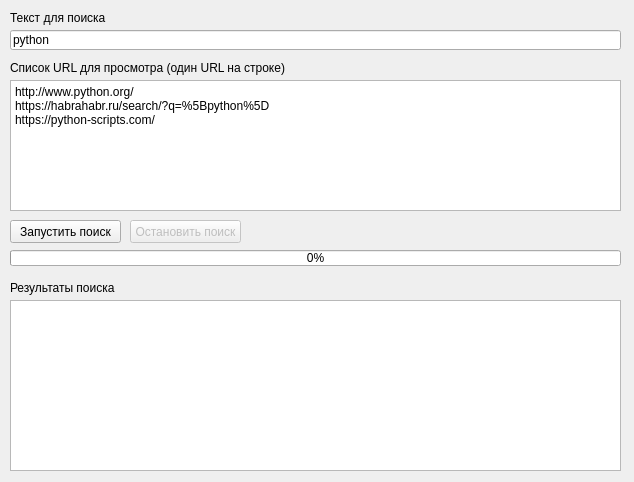
<?xml version="1.0" encoding="UTF-8"?>
<ui version="4.0">
 <class>FinderForm</class>
 <widget class="QWidget" name="FinderForm">
  <property name="geometry">
   <rect>
    <x>0</x>
    <y>0</y>
    <width>634</width>
    <height>482</height>
   </rect>
  </property>
  <property name="windowTitle">
   <string>Поисковик</string>
  </property>
  <widget class="QPushButton" name="pushButton">
   <property name="geometry">
    <rect>
     <x>10</x>
     <y>220</y>
     <width>111</width>
     <height>23</height>
    </rect>
   </property>
   <property name="text">
    <string>Запустить поиск</string>
   </property>
  </widget>
  <widget class="QPushButton" name="pushButton_2">
   <property name="enabled">
    <bool>false</bool>
   </property>
   <property name="geometry">
    <rect>
     <x>130</x>
     <y>220</y>
     <width>111</width>
     <height>23</height>
    </rect>
   </property>
   <property name="text">
    <string>Остановить поиск</string>
   </property>
  </widget>
  <widget class="QLineEdit" name="lineEdit">
   <property name="geometry">
    <rect>
     <x>10</x>
     <y>30</y>
     <width>611</width>
     <height>20</height>
    </rect>
   </property>
   <property name="text">
    <string>python</string>
   </property>
  </widget>
  <widget class="QLabel" name="label">
   <property name="geometry">
    <rect>
     <x>10</x>
     <y>10</y>
     <width>111</width>
     <height>16</height>
    </rect>
   </property>
   <property name="text">
    <string>Текст для поиска</string>
   </property>
  </widget>
  <widget class="QLabel" name="label_2">
   <property name="geometry">
    <rect>
     <x>10</x>
     <y>60</y>
     <width>281</width>
     <height>16</height>
    </rect>
   </property>
   <property name="text">
    <string>Список URL для просмотра (один URL на строке)</string>
   </property>
  </widget>
  <widget class="QLabel" name="label_3">
   <property name="geometry">
    <rect>
     <x>10</x>
     <y>280</y>
     <width>281</width>
     <height>16</height>
    </rect>
   </property>
   <property name="text">
    <string>Результаты поиска</string>
   </property>
  </widget>
  <widget class="QProgressBar" name="progressBar">
   <property name="geometry">
    <rect>
     <x>10</x>
     <y>250</y>
     <width>611</width>
     <height>16</height>
    </rect>
   </property>
   <property name="value">
    <number>0</number>
   </property>
  </widget>
  <widget class="QPlainTextEdit" name="plainTextEdit">
   <property name="geometry">
    <rect>
     <x>10</x>
     <y>300</y>
     <width>611</width>
     <height>171</height>
    </rect>
   </property>
  </widget>
  <widget class="QPlainTextEdit" name="plainTextEdit_2">
   <property name="geometry">
    <rect>
     <x>10</x>
     <y>80</y>
     <width>611</width>
     <height>131</height>
    </rect>
   </property>
   <property name="plainText">
    <string>http://www.python.org/
https://habrahabr.ru/search/?q=%5Bpython%5D
https://python-scripts.com/</string>
   </property>
  </widget>
 </widget>
 <resources/>
 <connections/>
</ui>
